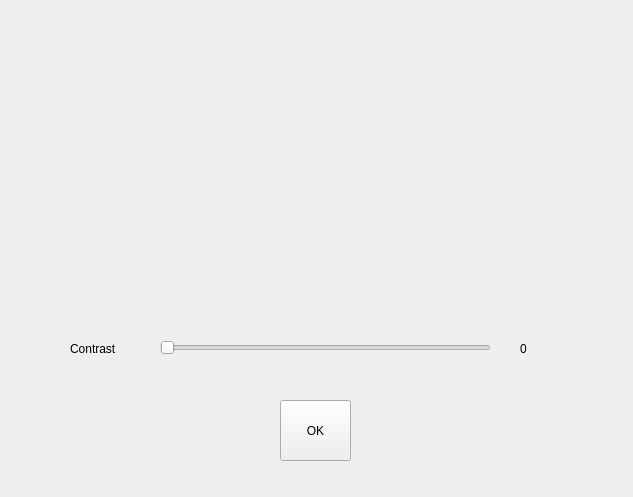
<?xml version="1.0" encoding="UTF-8"?>
<ui version="4.0">
 <class>FormContrast</class>
 <widget class="QWidget" name="FormContrast">
  <property name="geometry">
   <rect>
    <x>0</x>
    <y>0</y>
    <width>633</width>
    <height>497</height>
   </rect>
  </property>
  <property name="windowTitle">
   <string>Contrast</string>
  </property>
  <widget class="QSlider" name="horizontalSlider_contrast">
   <property name="geometry">
    <rect>
     <x>160</x>
     <y>340</y>
     <width>331</width>
     <height>16</height>
    </rect>
   </property>
   <property name="maximum">
    <number>100</number>
   </property>
   <property name="orientation">
    <enum>Qt::Horizontal</enum>
   </property>
  </widget>
  <widget class="QLabel" name="label">
   <property name="geometry">
    <rect>
     <x>70</x>
     <y>340</y>
     <width>81</width>
     <height>17</height>
    </rect>
   </property>
   <property name="text">
    <string>Contrast</string>
   </property>
  </widget>
  <widget class="QPushButton" name="pushButton">
   <property name="geometry">
    <rect>
     <x>280</x>
     <y>400</y>
     <width>71</width>
     <height>61</height>
    </rect>
   </property>
   <property name="text">
    <string>OK</string>
   </property>
  </widget>
  <widget class="QLabel" name="label_3">
   <property name="geometry">
    <rect>
     <x>520</x>
     <y>340</y>
     <width>31</width>
     <height>17</height>
    </rect>
   </property>
   <property name="text">
    <string>0</string>
   </property>
  </widget>
  <widget class="QLabel" name="label_img_dec">
   <property name="geometry">
    <rect>
     <x>50</x>
     <y>40</y>
     <width>261</width>
     <height>271</height>
    </rect>
   </property>
   <property name="text">
    <string/>
   </property>
   <property name="pixmap">
    <pixmap>img.png</pixmap>
   </property>
  </widget>
  <widget class="QLabel" name="label_img_inc">
   <property name="geometry">
    <rect>
     <x>330</x>
     <y>40</y>
     <width>261</width>
     <height>271</height>
    </rect>
   </property>
   <property name="text">
    <string/>
   </property>
   <property name="pixmap">
    <pixmap>img.png</pixmap>
   </property>
  </widget>
 </widget>
 <resources/>
 <connections>
  <connection>
   <sender>horizontalSlider_contrast</sender>
   <signal>valueChanged(int)</signal>
   <receiver>label_3</receiver>
   <slot>setNum(int)</slot>
   <hints>
    <hint type="sourcelabel">
     <x>219</x>
     <y>338</y>
    </hint>
    <hint type="destinationlabel">
     <x>523</x>
     <y>337</y>
    </hint>
   </hints>
  </connection>
 </connections>
</ui>
